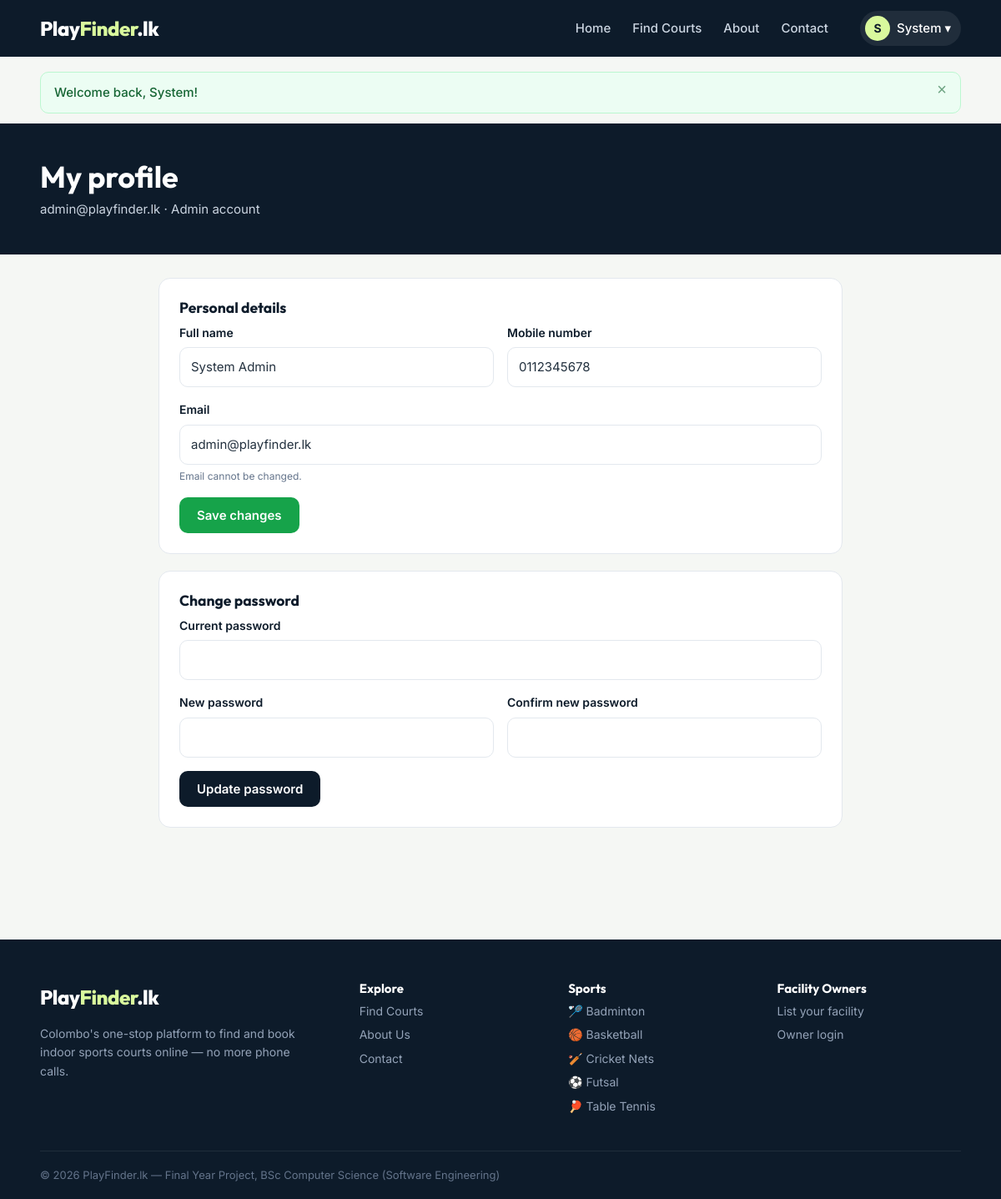
The app's page /profile.php (signed in) with its own data.
### tables this page shows
CREATE TABLE users (
    id            INT AUTO_INCREMENT PRIMARY KEY,
    full_name     VARCHAR(100) NOT NULL,
    email         VARCHAR(150) NOT NULL UNIQUE,
    phone         VARCHAR(20)  NOT NULL,
    password_hash VARCHAR(255) NOT NULL,
    role          ENUM('user','owner','admin') NOT NULL DEFAULT 'user',
    status        ENUM('active','blocked')     NOT NULL DEFAULT 'active',
    created_at    DATETIME NOT NULL DEFAULT CURRENT_TIMESTAMP
);

CREATE TABLE sports (
    id    INT AUTO_INCREMENT PRIMARY KEY,
    name  VARCHAR(50) NOT NULL UNIQUE,
    slug  VARCHAR(50) NOT NULL UNIQUE,
    icon  VARCHAR(10) NOT NULL DEFAULT '🏅'
);

### includes/functions.php (called while the page is built, shortened)
<?php
function e($value): string
{
    return htmlspecialchars((string)($value ?? ''), ENT_QUOTES, 'UTF-8');
}
function url(string $path = ''): string
{
    return BASE_URL . '/' . ltrim($path, '/');
}
function get_flashes(): array
{
    $f = $_SESSION['flash'] ?? [];
    return $f;
}
function all_sports(): array
{
    static $sports = null;
    if ($sports === null) {
        $sports = q_all('SELECT * FROM sports ORDER BY name');
    }
    return $sports;
}

### includes/db.php (called while the page is built, shortened)
<?php
function db(): PDO
{
    static $pdo = null;
    if ($pdo === null) {
        try {
            $pdo = new PDO(DB_DSN, DB_USER, DB_PASS, [
                PDO::ATTR_ERRMODE            => PDO::ERRMODE_EXCEPTION,
                PDO::ATTR_DEFAULT_FETCH_MODE => PDO::FETCH_ASSOC,
                PDO::ATTR_EMULATE_PREPARES   => false,
            ]);
        } catch (PDOException $e) {
            http_response_code(500);
            exit('<div style="font-family:sans-serif;padding:40px;max-width:640px;margin:auto">
                <h2>Database connection failed</h2>
                <p>Please make sure MySQL is running in XAMPP and that you imported
                <code>database/playfinder.sql</code> in phpMyAdmin.</p>
                <p style="color:#888">Check settings in <code>config/config.php</code>.</p></div>');
        }
    }
    return $pdo;
}
function q(string $sql, array $params = []): PDOStatement
{
    $stmt = db()->prepare($sql);
    $stmt->execute($params);
    return $stmt;
}
function q_one(string $sql, array $params = []): ?array
{
    $row = q($sql, $params)->fetch();
    return $row === false ? null : $row;
}
function q_all(string $sql, array $params = []): array
{
    return q($sql, $params)->fetchAll();
}

### includes/auth.php (called while the page is built, shortened)
<?php
function current_user(): ?array
{
    static $user = false;
    if ($user === false) {
        $user = null;
        if (!empty($_SESSION['user_id'])) {
            $user = q_one('SELECT id, full_name, email, phone, role, status FROM users WHERE id = ?', [$_SESSION['user_id']]);
        }
    }
    return $user;
}
function is_logged_in(): bool
{
    return current_user() !== null;
}
function require_login(): array
{
    if (!is_logged_in()) {
        $_SESSION['redirect_after_login'] = $_SERVER['REQUEST_URI'] ?? url();
        flash('warning', 'Please log in to continue.');
        redirect('login.php');
    }
    return current_user();
}

### profile.php (the view, shortened to what this page needs)
<?php
$user = require_login();
require __DIR__ . '/includes/header.php';
?>
<section class="page-head">
    <div class="container">
        <h1>My profile</h1>
        <p><?= e($user['email']) ?> · <?= e(ucfirst($user['role'] === 'user' ? 'player' : $user['role'])) ?> account</p>
    </div>
</section>
<div class="container section" style="padding-top:28px;max-width:820px">
    <div class="card">
        <h3>Personal details</h3>
        <form method="post">
            <div class="grid-2">
                <div class="form-group"><label>Full name</label><input type="text" name="full_name" value="<?= e($user['full_name']) ?>" required></div>
                <div class="form-group"><label>Mobile number</label><input type="tel" name="phone" value="<?= e($user['phone']) ?>" required></div>
            </div>
            <div class="form-group"><label>Email</label><input type="email" value="<?= e($user['email']) ?>" disabled><div class="hint">Email cannot be changed.</div></div>
            <button class="btn btn-primary">Save changes</button>
        </form>
    </div>
    <div class="card">
        <h3>Change password</h3>
        <form method="post">
            <div class="form-group"><label>Current password</label><input type="password" name="current_password" required autocomplete="current-password"></div>
            <div class="grid-2">
                <div class="form-group"><label>New password</label><input type="password" name="new_password" required autocomplete="new-password"></div>
                <div class="form-group"><label>Confirm new password</label><input type="password" name="confirm_password" required autocomplete="new-password"></div>
            </div>
            <button class="btn btn-dark">Update password</button>
        </form>
    </div>
</div>
<?php require __DIR__ . '/includes/footer.php'; ?>

### includes/header.php (shortened to what this page needs)
<?php
$user = current_user();
$activeNav = $activeNav ?? '';
?>
<!DOCTYPE html>
<html lang="en">
<head>
    <link rel="stylesheet" href="<?= url('assets/css/style.css') ?>">
</head>
<body>
<header class="site-header">
    <div class="container nav-wrap">
        <a href="<?= url('index.php') ?>" class="logo">Play<span>Finder</span>.lk</a>
        <nav class="main-nav" id="mainNav">
            <a href="<?= url('index.php') ?>" class="<?= $activeNav === 'home' ? 'active' : '' ?>">Home</a>
            <a href="<?= url('facilities.php') ?>" class="<?= $activeNav === 'facilities' ? 'active' : '' ?>">Find Courts</a>
            <a href="<?= url('about.php') ?>" class="<?= $activeNav === 'about' ? 'active' : '' ?>">About</a>
            <a href="<?= url('contact.php') ?>" class="<?= $activeNav === 'contact' ? 'active' : '' ?>">Contact</a>
            <div class="nav-auth">
            <?php if ($user): ?>
                <div class="dropdown">
                    <button class="user-chip" data-toggle="#userMenu">
                        <span class="avatar"><?= e(mb_strtoupper(mb_substr($user['full_name'], 0, 1))) ?></span>
                        <?= e(explode(' ', $user['full_name'])[0]) ?> ▾
                    </button>
                </div>
            <?php else: ?>
                <a href="<?= url('login.php') ?>" class="<?= $activeNav === 'login' ? 'active' : '' ?>">Log in</a>
                <a href="<?= url('register.php') ?>" class="btn btn-primary btn-sm">Sign up</a>
            <?php endif; ?>
            </div>
        </nav>
    </div>
</header>
<main>
<?php $flashes = get_flashes(); if ($flashes): ?>
    <div class="container flash-wrap">
        <?php foreach ($flashes as $flashItem): ?>
            <div class="alert alert-<?= e($flashItem['type']) ?>"><?= e($flashItem['message']) ?><button class="alert-close" aria-label="Close">×</button></div>
        <?php endforeach; ?>
    </div>
<?php endif; ?>

### includes/footer.php (shortened to what this page needs)
</main>
<footer class="site-footer">
    <div class="container footer-grid">
        <div>
            <a href="<?= url('index.php') ?>" class="logo logo-light">Play<span>Finder</span>.lk</a>
            <p class="muted-light">Colombo's one-stop platform to find and book indoor sports courts online — no more phone calls.</p>
        </div>
        <div>
            <h4>Explore</h4>
            <a href="<?= url('facilities.php') ?>">Find Courts</a>
            <a href="<?= url('about.php') ?>">About Us</a>
            <a href="<?= url('contact.php') ?>">Contact</a>
        </div>
        <div>
            <h4>Sports</h4>
            <?php foreach (all_sports() as $s): ?>
                <a href="<?= url('facilities.php?sport=' . $s['id']) ?>"><?= e($s['icon'] . ' ' . $s['name']) ?></a>
            <?php endforeach; ?>
        </div>
        <div>
            <h4>Facility Owners</h4>
            <a href="<?= url('register.php?type=owner') ?>">List your facility</a>
            <a href="<?= url('login.php') ?>">Owner login</a>
        </div>
    </div>
    <div class="container footer-bottom">
        © <?= date('Y') ?> PlayFinder.lk — Final Year Project, BSc Computer Science (Software Engineering)
    </div>
</footer>
</body>
</html>

### assets/css/style.css (style rules this page uses)
:root { --ink: #0d1b2a; --ink-2: #1b2f45; --text: #23313f; --muted: #64748b; --line: #e3e8ee; --bg: #f5f7f4; --white: #ffffff; --brand: #16a34a; --brand-dark: #12823c; --brand-soft: #e7f6ec; --volt: #d9f99d; --warn: #d97706; --danger: #dc2626; --info: #2563eb; --radius: 14px; --shadow: 0 1px 2px rgba(13, 27, 42, .06), 0 8px 24px rgba(13, 27, 42, .06); --font-head: 'Outfit', system-ui, sans-serif; --font-body: 'Inter', system-ui, -apple-system, 'Segoe UI', sans-serif; }
* { box-sizing: border-box; }
html { scroll-behavior: smooth; }
body { margin: 0; font-family: var(--font-body); color: var(--text); background: var(--bg); line-height: 1.6; font-size: 15px; }
h1, h2, h3, h4 { font-family: var(--font-head); color: var(--ink); line-height: 1.2; margin: 0 0 .5em; }
a { color: var(--brand-dark); text-decoration: none; }
.container { width: min(1180px, 92%); margin: 0 auto; }
.grid-2 { display: grid; grid-template-columns: 1fr 1fr; gap: 16px; }
.btn { display: inline-flex; align-items: center; justify-content: center; gap: 6px; padding: 11px 20px; border-radius: 10px; border: 1.5px solid transparent; font-weight: 600; font-size: 15px; cursor: pointer; font-family: var(--font-body); text-decoration: none !important; transition: .15s; white-space: nowrap; }
.btn-primary { background: var(--brand); color: #fff; }
.btn-dark { background: var(--ink); color: #fff; }
.site-header { background: var(--ink); position: sticky; top: 0; z-index: 50; }
.nav-wrap { display: flex; align-items: center; justify-content: space-between; height: 68px; }
.logo { font-family: var(--font-head); font-weight: 800; font-size: 24px; color: #fff; letter-spacing: -.5px; text-decoration: none !important; }
.logo span { color: var(--volt); }
.main-nav { display: flex; align-items: center; gap: 26px; }
.main-nav > a, .nav-auth > a:not(.btn) { color: #cbd5e1; font-weight: 500; }
.nav-auth { display: flex; gap: 16px; align-items: center; margin-left: 12px; }
.user-chip { display: flex; align-items: center; gap: 8px; background: rgba(255,255,255,.08); color: #fff; border: 0; padding: 6px 12px 6px 6px; border-radius: 30px; cursor: pointer; font: inherit; font-weight: 500; }
.avatar { width: 30px; height: 30px; border-radius: 50%; background: var(--volt); color: var(--ink); display: grid; place-items: center; font-weight: 700; font-size: 14px; }
.dropdown { position: relative; }
.flash-wrap { padding-top: 18px; }
.alert { padding: 12px 40px 12px 16px; border-radius: 10px; margin-bottom: 12px; position: relative; border: 1px solid; font-weight: 500; }
.alert-success { background: #ecfdf3; border-color: #bbf7d0; color: #166534; }
.alert-close { position: absolute; right: 10px; top: 8px; border: 0; background: none; font-size: 20px; cursor: pointer; color: inherit; opacity: .6; }
.section { padding: 64px 0; }
.page-head { background: var(--ink); color: #fff; padding: 42px 0; }
.page-head h1 { color: #fff; font-size: 36px; margin: 0; }
.page-head p { color: #cbd5e1; margin: 6px 0 0; }
.form-group { margin-bottom: 16px; }
label { display: block; font-weight: 600; font-size: 14px; color: var(--ink); margin-bottom: 6px; }
input[type=text], input[type=email], input[type=password], input[type=tel], input[type=number], input[type=date], input[type=time], input[type=search], select, textarea { width: 100%; padding: 11px 13px; border: 1.5px solid var(--line); border-radius: 10px; font: inherit; background: #fff; color: var(--text); transition: .15s; }
.hint { font-size: 12px; color: var(--muted); margin-top: 4px; }
.card { background: #fff; border-radius: var(--radius); border: 1px solid var(--line); padding: 24px; }
.card + .card { margin-top: 20px; }
.site-footer { background: var(--ink); color: #cbd5e1; margin-top: 70px; padding-top: 50px; }
.footer-grid { display: grid; grid-template-columns: 1.6fr 1fr 1fr 1fr; gap: 30px; }
.site-footer h4 { color: #fff; font-size: 15px; }
.site-footer a:not(.logo) { display: block; color: #94a3b8; margin-bottom: 6px; font-size: 14px; }
.muted-light { color: #94a3b8; font-size: 14px; max-width: 320px; }
.footer-bottom { border-top: 1px solid rgba(255,255,255,.08); margin-top: 36px; padding: 18px 0; font-size: 13px; color: #64748b; }

### records on screen
users: full_name "S", full_name "System", email "admin@playfinder.lk", role "Admin", full_name "System Admin", phone "0112345678"
sports: icon+name "🏸 Badminton"
sports: icon+name "🏀 Basketball"
sports: icon+name "🏏 Cricket Nets"
sports: icon+name "⚽ Futsal"
sports: icon+name "🏓 Table Tennis"

### other values on screen
$flashItem['message'] "Welcome back, System!"
